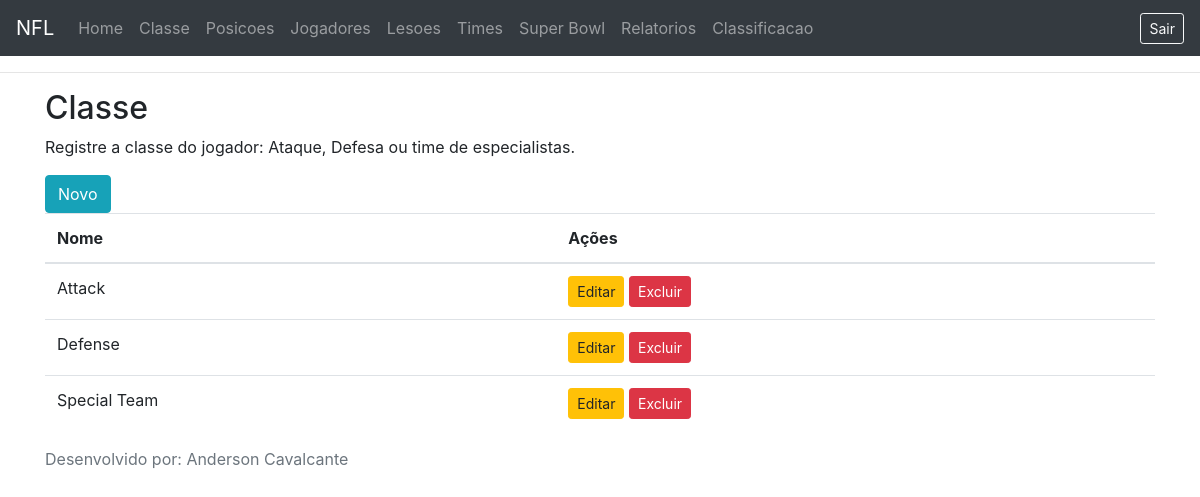
/classe/classe.php (signed in), run on the app's committed database.
### tables this page shows
CREATE TABLE `classe` (
  `id` int(11) NOT NULL,
  `nome` varchar(30) NOT NULL
);

### config/bootstrap.php (called while the page is built, shortened)
<?php
function h(string $value): string
{
    return htmlspecialchars($value, ENT_QUOTES, 'UTF-8');
}

### classe/lista_classe.php (the view)
<div class="container">
    <h2>Classe</h2>
    <p>Registre a classe do jogador: Ataque, Defesa ou time de especialistas.</p>
    <a class="btn btn-info" href="classe.php?acao=novo">Novo</a>
    <?php if (count($registros)==0): ?>
    <p>Sem registros encontrados</p>
    <?php else: ?>
    <table class="table table-hover table-stripped">
        <thead>
            <th>Nome</th>
            <th>Ações</th>
        </thead>
        <tbody>
            <?php foreach ($registros as $linha): ?>
            <tr>
                <td><?= h((string) $linha['nome']); ?></td>
                <td>
                    <a class="btn btn-warning btn-sm" href="classe.php?acao=buscar&id=<?= (int) $linha['id']; ?>">Editar</a>
                    <a class="btn btn-danger btn-sm" href="classe.php?acao=excluir&id=<?= (int) $linha['id']; ?>">Excluir</a>
                </td>
            </tr>
            <?php endforeach; ?>
        </tbody>
    </table>
    <?php endif; ?>
</div>

### data on the page
classe: nome "Attack"
classe: nome "Defense"
classe: nome "Special Team"
